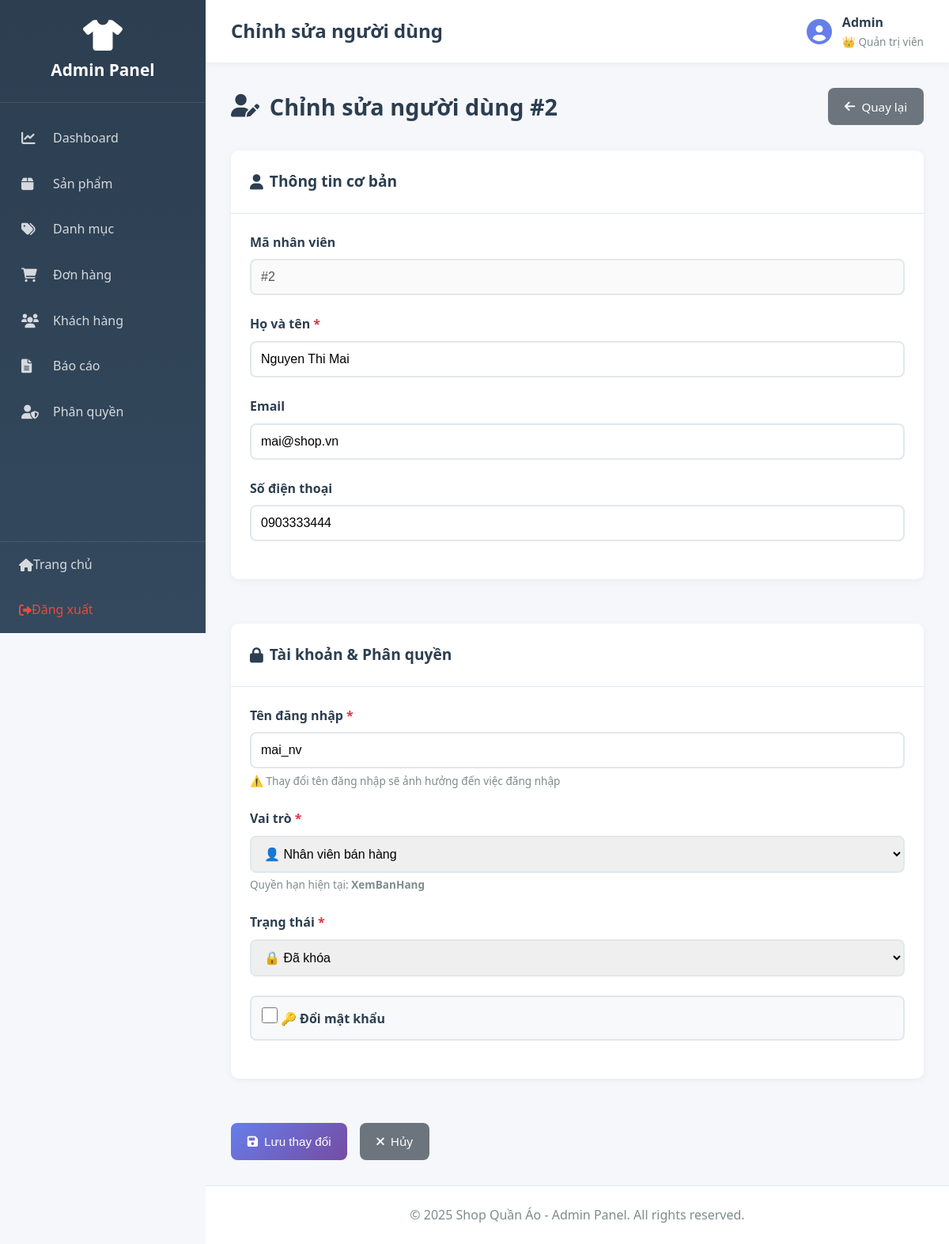
Screenshot of /admin/index.php?action=editUser&id=2 (signed in) with the database file from the repository.
### tables this page shows
CREATE TABLE `nhanvien` (
  `MaNV` int(11) NOT NULL,
  `HoTen` varchar(100) DEFAULT NULL,
  `TenDangNhap` varchar(50) DEFAULT NULL,
  `MatKhau` varchar(255) DEFAULT NULL,
  `Email` varchar(100) DEFAULT NULL,
  `SoDienThoai` varchar(15) DEFAULT NULL,
  `MaVaiTro` int(11) DEFAULT NULL,
  `TrangThai` varchar(20) DEFAULT 'active'
);

CREATE TABLE `vaitro` (
  `MaVaiTro` int(11) NOT NULL,
  `TenVaiTro` varchar(50) DEFAULT NULL,
  `QuyenHan` enum('ToanQuyen','NhapXuat','XemBanHang') DEFAULT NULL
);

### app/controllers/AdminController.php (called while the page is built, shortened)
<?php
require_once __DIR__ . '/../../core/Controller.php';
class AdminController extends Controller {
    public function editUser() {
        $userId = isset($_GET['id']) ? intval($_GET['id']) : 0;
        $productModel = $this->model('Product');
        $vaiTroModel = $this->model('VaiTro');
        $sql = "SELECT nv.*, vt.TenVaiTro, vt.QuyenHan
                FROM nhanvien nv
                LEFT JOIN vaitro vt ON nv.MaVaiTro = vt.MaVaiTro
                WHERE nv.MaNV = {$userId}";
        $result = $productModel->query($sql);
        $user = $result->fetch_assoc();
        $roles = $vaiTroModel->getAllRoles();
        $message = null;
        $data = [
            'page_title' => 'Chỉnh sửa người dùng',
            'user' => $user,
            'roles' => $roles,
            'message' => $message
        ];
        $this->view('admin/users/edit', $data);
    }
}
?>

### core/Model.php (called while the page is built, shortened)
<?php
class Model {
    protected $db;
    public function __construct() {
        $this->db = $this->connectDB();
    }
    private function connectDB() {
        $conn = new mysqli(DB_HOST, DB_USER, DB_PASS, DB_NAME);
        $conn->set_charset("utf8mb4");
        return $conn;
    }
    public function query($sql) {
        return $this->db->query($sql);
    }
}
?>

### app/models/Admin.php (called while the page is built, shortened)
<?php
require_once __DIR__ . '/../../core/Model.php';
class Admin extends Model {
    public function isLoggedIn() {
        return isset($_SESSION['admin_id']) && isset($_SESSION['admin_role']);
    }
    public function getCurrentAdmin() {
        $adminId = intval($_SESSION['admin_id']);
        $sql = "SELECT nv.*, vt.TenVaiTro, vt.QuyenHan
                FROM nhanvien nv
                LEFT JOIN vaitro vt ON nv.MaVaiTro = vt.MaVaiTro
                WHERE nv.MaNV = {$adminId}";
        $result = $this->query($sql);
        if ($result && $result->num_rows > 0) {
            return $result->fetch_assoc();
        }
        return null;
    }
}
?>

### app/models/VaiTro.php (called while the page is built, shortened)
<?php
require_once __DIR__ . '/../../core/Model.php';
class VaiTro extends Model {
    public function getAllRoles() {
        $sql = "SELECT * FROM vaitro ORDER BY MaVaiTro";
        $result = $this->query($sql);
        if ($result) {
            return $result->fetch_all(MYSQLI_ASSOC);
        }
        return [];
    }
}
?>

### app/views/admin/users/edit.php (the view, shortened to what this page needs)
<?php require_once __DIR__ . '/../../layouts/admin_header.php'; ?>
<div class="page-header">
    <h2><i class="fas fa-user-edit"></i> Chỉnh sửa người dùng #<?php echo $user['MaNV']; ?></h2>
    <a href="index.php?action=users" class="btn btn-secondary">
        <i class="fas fa-arrow-left"></i> Quay lại
    </a>
</div>
<form method="POST" action="" class="admin-form">
<div class="admin-grid">
    <div class="admin-card">
        <div class="card-header">
            <h3><i class="fas fa-user"></i> Thông tin cơ bản</h3>
        </div>
        <div class="card-body">
            <div class="form-group">
                <label>Mã nhân viên</label>
                <input type="text" class="form-control" value="#<?php echo $user['MaNV']; ?>" disabled>
            </div>
            <div class="form-group">
                <label for="ho_ten">Họ và tên <span class="required">*</span></label>
                <input type="text"
                       id="ho_ten"
                       name="ho_ten"
                       class="form-control"
                       value="<?php echo htmlspecialchars($user['HoTen']); ?>"
                       required>
            </div>
            <div class="form-group">
                <label for="email">Email</label>
                <input type="email"
                       id="email"
                       name="email"
                       class="form-control"
                       value="<?php echo htmlspecialchars($user['Email'] ?? ''); ?>"
                       placeholder="example@email.com">
            </div>
            <div class="form-group">
                <label for="so_dien_thoai">Số điện thoại</label>
                <input type="text"
                       id="so_dien_thoai"
                       name="so_dien_thoai"
                       class="form-control"
                       value="<?php echo htmlspecialchars($user['SoDienThoai'] ?? ''); ?>"
                       placeholder="0901234567">
            </div>
        </div>
    </div>
    <div class="admin-card">
        <div class="card-header">
            <h3><i class="fas fa-lock"></i> Tài khoản & Phân quyền</h3>
        </div>
        <div class="card-body">
            <div class="form-group">
                <label for="ten_dang_nhap">Tên đăng nhập <span class="required">*</span></label>
                <input type="text"
                       id="ten_dang_nhap"
                       name="ten_dang_nhap"
                       class="form-control"
                       value="<?php echo htmlspecialchars($user['TenDangNhap']); ?>"
                       required>
                <small class="form-hint">⚠️ Thay đổi tên đăng nhập sẽ ảnh hưởng đến việc đăng nhập</small>
            </div>
            <?php if ($user['MaNV'] != $_SESSION['admin_id']): ?>
            <div class="form-group">
                <label for="ma_vai_tro">Vai trò <span class="required">*</span></label>
                <select id="ma_vai_tro" name="ma_vai_tro" class="form-control" required>
                    <?php foreach ($roles as $role): ?>
                    <option value="<?php echo $role['MaVaiTro']; ?>"
                            <?php echo $user['MaVaiTro'] == $role['MaVaiTro'] ? 'selected' : ''; ?>>
                        <?php
                        $roleIcons = [
                            'ToanQuyen' => '👑',
                            'NhapXuat' => '📦',
                            'XemBanHang' => '👤'
                        ];
                        echo ($roleIcons[$role['QuyenHan']] ?? '') . ' ' . htmlspecialchars($role['TenVaiTro']);
                        ?>
                    </option>
                    <?php endforeach; ?>
                </select>
                <small class="form-hint">
                    Quyền hạn hiện tại: <strong><?php echo htmlspecialchars($user['QuyenHan']); ?></strong>
                </small>
            </div>
            <div class="form-group">
                <label for="trang_thai">Trạng thái <span class="required">*</span></label>
                <select id="trang_thai" name="trang_thai" class="form-control" required>
                    <option value="inactive" <?php echo $user['TrangThai'] != 'active' ? 'selected' : ''; ?>>🔒 Đã khóa</option>
                </select>
            </div>
            <?php endif; ?>
            <div class="form-group">
                <label class="checkbox-label">
                    <input type="checkbox" name="change_password" id="change-password" onchange="togglePasswordFields()">
                    <span>🔑 Đổi mật khẩu</span>
                </label>
            </div>
        </div>
    </div>
</div>
<div class="form-actions" style="text-align: center; margin-top: 1rem;">
    <button type="submit" class="btn btn-primary btn-lg">
        <i class="fas fa-save"></i> Lưu thay đổi
    </button>
    <a href="index.php?action=users" class="btn btn-secondary btn-lg">
        <i class="fas fa-times"></i> Hủy
    </a>
</div>
</form>
<?php require_once __DIR__ . '/../../layouts/admin_footer.php'; ?>

### app/views/layouts/admin_header.php (shortened to what this page needs)
<!DOCTYPE html>
<html lang="vi">
<head>
    <link rel="stylesheet" href="../public/css/admin.css">
    <link rel="stylesheet" href="https://cdnjs.cloudflare.com/ajax/libs/font-awesome/6.0.0/css/all.min.css">
</head>
<body class="admin-panel">
    <?php
    require_once __DIR__ . '/../../models/Admin.php';
    $adminModel = new Admin();
    $currentAdmin = $adminModel->getCurrentAdmin();
    ?>
    <aside class="admin-sidebar">
        <div class="sidebar-header">
            <i class="fas fa-tshirt"></i>
            <h2>Admin Panel</h2>
        </div>
        <nav class="sidebar-nav">
            <a href="index.php?action=dashboard" class="nav-item">
                <i class="fas fa-chart-line"></i>
                <span>Dashboard</span>
            </a>
            <a href="index.php?action=products" class="nav-item">
                <i class="fas fa-box"></i>
                <span>Sản phẩm</span>
            </a>
            <a href="index.php?action=categories" class="nav-item">
                <i class="fas fa-tags"></i>
                <span>Danh mục</span>
            </a>
            <a href="index.php?action=orders" class="nav-item">
                <i class="fas fa-shopping-cart"></i>
                <span>Đơn hàng</span>
            </a>
            <a href="index.php?action=customers" class="nav-item">
                <i class="fas fa-users"></i>
                <span>Khách hàng</span>
            </a>
            <a href="index.php?action=reports" class="nav-item">
                <i class="fas fa-file-alt"></i>
                <span>Báo cáo</span>
            </a>
            <?php if (isset($_SESSION['admin_permission']) && $_SESSION['admin_permission'] == 'ToanQuyen'): ?>
            <a href="index.php?action=users" class="nav-item">
                <i class="fas fa-user-shield"></i>
                <span>Phân quyền</span>
            </a>
            <?php endif; ?>
        </nav>
        <div class="sidebar-footer">
            <a href="../public/index.php" class="nav-item">
                <i class="fas fa-home"></i>
                <span>Trang chủ</span>
            </a>
            <a href="index.php?action=logout" class="nav-item logout">
                <i class="fas fa-sign-out-alt"></i>
                <span>Đăng xuất</span>
            </a>
        </div>
    </aside>
    <div class="admin-main">
        <header class="admin-topbar">
            <div class="topbar-left">
                <h1><?php echo $page_title ?? 'Admin Panel'; ?></h1>
            </div>
            <div class="topbar-right">
                <div class="admin-info">
                    <i class="fas fa-user-circle fa-2x"></i>
                    <div>
                        <strong><?php echo $currentAdmin['HoTen'] ?? 'Admin'; ?></strong>
                        <small>
                            <?php
                            $roleName = $currentAdmin['TenVaiTro'] ?? $_SESSION['admin_role'] ?? 'Nhân viên';
                            $permission = $currentAdmin['QuyenHan'] ?? $_SESSION['admin_permission'] ?? '';
                            $roleIcons = [
                                'ToanQuyen' => '👑',
                                'NhapXuat' => '📦',
                                'XemBanHang' => '👤'
                            ];
                            echo ($roleIcons[$permission] ?? '👤') . ' ' . htmlspecialchars($roleName);
                            ?>
                        </small>
                    </div>
                </div>
            </div>
        </header>
        <main class="admin-content">

### public/css/admin.css (style rules this page uses)
* { margin: 0; padding: 0; box-sizing: border-box; }
body { font-family: 'Segoe UI', Tahoma, Geneva, Verdana, sans-serif; line-height: 1.6; color: #333; background-color: #f5f7fa; }
.admin-panel { display: flex; min-height: 100vh; }
.admin-sidebar { width: 260px; background: linear-gradient(180deg, #2c3e50 0%, #34495e 100%); color: white; position: fixed; height: 100vh; overflow-y: auto; z-index: 1000; }
.sidebar-header { padding: 1.5rem; text-align: center; border-bottom: 1px solid rgba(255,255,255,0.1); }
.sidebar-header i { font-size: 2.5rem; margin-bottom: 0.5rem; }
.sidebar-header h2 { font-size: 1.3rem; margin: 0; }
.sidebar-nav { padding: 1rem 0; }
.sidebar-nav .nav-item { display: flex; align-items: center; padding: 1rem 1.5rem; color: rgba(255,255,255,0.8); text-decoration: none; transition: all 0.3s; border-left: 3px solid transparent; }
.sidebar-nav .nav-item i { width: 24px; margin-right: 1rem; font-size: 1.1rem; }
.sidebar-footer { position: absolute; bottom: 0; width: 100%; border-top: 1px solid rgba(255,255,255,0.1); }
.sidebar-footer .nav-item { display: flex; align-items: center; padding: 1rem 1.5rem; color: rgba(255,255,255,0.8); text-decoration: none; transition: all 0.3s; }
.sidebar-footer .nav-item.logout { color: #e74c3c; }
.admin-main { margin-left: 260px; flex: 1; display: flex; flex-direction: column; min-height: 100vh; }
.admin-topbar { background: white; padding: 1rem 2rem; box-shadow: 0 2px 10px rgba(0,0,0,0.05); display: flex; justify-content: space-between; align-items: center; }
.topbar-left h1 { font-size: 1.5rem; color: #2c3e50; margin: 0; }
.topbar-right { display: flex; align-items: center; gap: 1.5rem; }
.admin-info { display: flex; align-items: center; gap: 0.8rem; }
.admin-info i { color: #667eea; }
.admin-info strong { display: block; color: #2c3e50; }
.admin-info small { display: block; color: #7f8c8d; font-size: 0.85rem; }
.admin-content { flex: 1; padding: 2rem; }
.page-header { display: flex; justify-content: space-between; align-items: center; margin-bottom: 2rem; }
.page-header h2 { font-size: 1.8rem; color: #2c3e50; display: flex; align-items: center; gap: 0.8rem; }
.admin-card { background: white; border-radius: 10px; box-shadow: 0 2px 10px rgba(0,0,0,0.05); margin-bottom: 2rem; }
.admin-card .card-header { padding: 1.5rem; border-bottom: 1px solid #e1e8ed; display: flex; justify-content: space-between; align-items: center; }
.admin-card .card-header h3 { margin: 0; font-size: 1.2rem; color: #2c3e50; display: flex; align-items: center; gap: 0.5rem; }
.admin-card .card-body { padding: 1.5rem; }
.admin-grid { display: grid; grid-template-columns: repeat(auto-fit, minmax(450px, 1fr)); gap: 2rem; }
.btn { display: inline-flex; align-items: center; gap: 0.5rem; padding: 0.7rem 1.3rem; border: none; border-radius: 8px; font-size: 0.95rem; font-weight: 500; cursor: pointer; text-decoration: none; transition: all 0.3s; }
.btn-primary { background: linear-gradient(135deg, #667eea 0%, #764ba2 100%); color: white; }
.btn-secondary { background-color: #6c757d; color: white; }
.admin-form .form-group { margin-bottom: 1.5rem; }
.admin-form label { display: block; margin-bottom: 0.5rem; font-weight: 600; color: #2c3e50; }
.admin-form .required { color: #dc3545; }
.admin-form .form-control { width: 100%; padding: 0.75rem; border: 2px solid #e1e8ed; border-radius: 8px; font-size: 1rem; transition: all 0.3s; }
.form-actions { display: flex; gap: 1rem; margin-top: 2rem; }

### app/views/admin/users/edit.php (style rules this page uses)
.admin-grid { display: grid; grid-template-columns: repeat(auto-fit, minmax(450px, 1fr)); gap: 1.5rem; margin-bottom: 1.5rem; }
.form-hint { display: block; color: #7f8c8d; font-size: 0.85rem; margin-top: 0.3rem; }
.checkbox-label { display: flex; align-items: center; gap: 0.5rem; cursor: pointer; padding: 0.8rem; background: #f8f9fa; border: 2px solid #e1e8ed; border-radius: 8px; transition: all 0.3s; }
.checkbox-label input[type="checkbox"] { width: 20px; height: 20px; cursor: pointer; }

### rows the page displays
nhanvien: HoTen "Admin", MaVaiTro.QuyenHan "👑", MaVaiTro.TenVaiTro "Quản trị viên"
nhanvien: MaNV "2", MaNV "#2", ho_ten "Nguyen Thi Mai", email "mai@shop.vn", so_dien_thoai "0903333444", ten_dang_nhap "mai_nv", ma_vai_tro "👤 Nhân viên bán hàng", MaVaiTro.QuyenHan "XemBanHang", trang_thai "🔒 Đã khóa"

### other values shown
$page_title "Chỉnh sửa người dùng"
